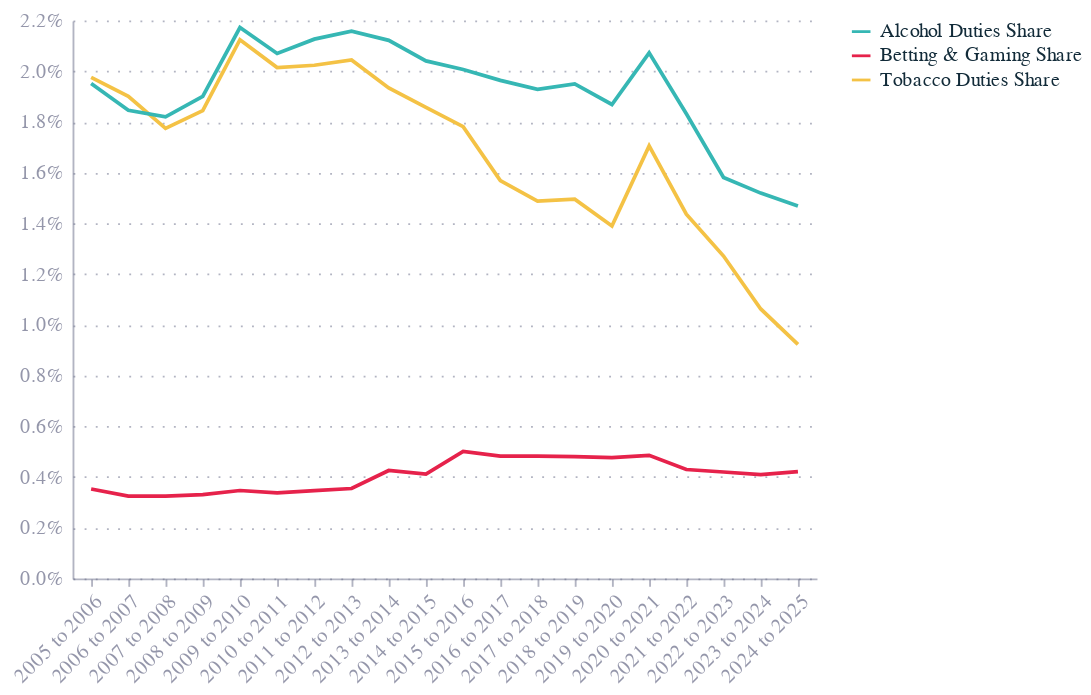

This figure's notebook cell:
### Code cell
alt.Chart(sins_share_s_melt).encode(
    x=alt.X('Year:O', axis=alt.Axis(labelAngle=-45)),
    y=alt.Y('Revenue (£m):Q',axis=alt.Axis(format=',.1%')),
    color='Tax:N',
    tooltip=['Year', 'Tax', 'Revenue (£m)']
).mark_line()

### Figure 1 — Vega-Lite specification as saved in the notebook (floating-point values rounded to 4 significant figures)
{"config": {"font": "Circular Std", "text": {"color": "#676A86", "align": "left", "baseline": "middle", "dx": 7, "dy": 0, "fontSize": 11}, "view": {"stroke": null, "continuousWidth": 400, "continuousHeight": 300, "discreteWidth": 400, "discreteHeight": 300}, "range": {"category": ["#36B7B4", "#E6224B", "#F4C245", "#0063AF", "#00A767", "#179FDB", "#EB5C2E"], "diverging": ["#E6224B", "#E54753", "#C9C9C9", "#179FDB", "#122B39"], "heatmap": ["#C9C9C9", "#179FDB", "#0063AF", "#122B39"], "ordinal": ["#00A767", "#36B7B4", "#179FDB", "#0063AF", "#243B5A"]}, "bar": {"color": "#179fdb"}, "line": {"color": "#e6224b"}, "rule": {"color": "#676A86"}, "area": {"opacity": 0.3}, "point": {"filled": true, "size": 80, "color": "#e6224b", "opacity": 0.95}, "geoshape": {"stroke": "white", "strokeWidth": 0.3}, "rect": {"fill": "#d6d4d4", "opacity": 0.3}, "axis": {"labelColor": "#676A86", "labelFontSize": 11, "labelFont": "Circular Std", "labelOpacity": 0.7, "tickColor": "#676A86", "tickOpacity": 0.5, "domainColor": "#676A86", "domainOpacity": 0.5, "gridColor": "#676A86", "gridDash": [2, 2], "gridOpacity": 0.5, "title": null, "titleColor": "#676A86", "titleOpacity": 0.8, "tickSize": 4}, "axisXDiscrete": {"grid": false, "labelAngle": 0, "tickCount": 10, "tickOpacity": 0.5, "title": null}, "axisYDiscrete": {"ticks": false, "labelPadding": 5}, "axisXTemporal": {"grid": false, "ticks": true}, "axisXQuantitative": {"grid": true}, "axisYQuantitative": {"gridColor": "#676A86", "gridDash": [1, 5], "gridOpacity": 0.5, "ticks": false, "labelPadding": 5, "tickCount": 8, "titleAngle": 0, "titleAlign": "left", "titleBaseline": "bottom", "titleX": 0, "titleY": -5}, "title": {"color": "#676A86E6", "subtitleColor": "#676A86", "font": "Circular Std", "subtitleFont": "Circular Std", "anchor": "start", "fontSize": 14, "subtitleFontSize": 12, "subtitlePadding": 4, "offset": 0, "frame": "group"}, "legend": {"titleColor": "#122b39", "title": null, "labelColor": "#122b39", "labelFontSize": 11}}, "data": {"name": "data-700f27a4819ae715f91b4168bd4a1bac"}, "mark": {"type": "line"}, "encoding": {"color": {"field": "Tax", "type": "nominal"}, "tooltip": [{"field": "Year", "type": "nominal"}, {"field": "Tax", "type": "nominal"}, {"field": "Revenue (£m)", "type": "quantitative"}], "x": {"axis": {"labelAngle": -45}, "field": "Year", "type": "ordinal"}, "y": {"axis": {"format": ",.1%"}, "field": "Revenue (£m)", "type": "quantitative"}}, "$schema": "https://vega.github.io/schema/vega-lite/v5.20.1.json", "datasets": {"data-700f27a4819ae715f91b4168bd4a1bac": [{"Year": "2005 to 2006", "Tax": "Tobacco Duties Share", "Revenue (£m)": 0.01976}, {"Year": "2006 to 2007", "Tax": "Tobacco Duties Share", "Revenue (£m)": 0.01901}, {"Year": "2007 to 2008", "Tax": "Tobacco Duties Share", "Revenue (£m)": 0.01775}, {"Year": "2008 to 2009", "Tax": "Tobacco Duties Share", "Revenue (£m)": 0.01845}, {"Year": "2009 to 2010", "Tax": "Tobacco Duties Share", "Revenue (£m)": 0.02124}, {"Year": "2010 to 2011", "Tax": "Tobacco Duties Share", "Revenue (£m)": 0.02014}, {"Year": "2011 to 2012", "Tax": "Tobacco Duties Share", "Revenue (£m)": 0.02023}, {"Year": "2012 to 2013", "Tax": "Tobacco Duties Share", "Revenue (£m)": 0.02044}, {"Year": "2013 to 2014", "Tax": "Tobacco Duties Share", "Revenue (£m)": 0.01934}, {"Year": "2014 to 2015", "Tax": "Tobacco Duties Share", "Revenue (£m)": 0.01857}, {"Year": "2015 to 2016", "Tax": "Tobacco Duties Share", "Revenue (£m)": 0.01781}, {"Year": "2016 to 2017", "Tax": "Tobacco Duties Share", "Revenue (£m)": 0.01569}, {"Year": "2017 to 2018", "Tax": "Tobacco Duties Share", "Revenue (£m)": 0.01488}, {"Year": "2018 to 2019", "Tax": "Tobacco Duties Share", "Revenue (£m)": 0.01495}, {"Year": "2019 to 2020", "Tax": "Tobacco Duties Share", "Revenue (£m)": 0.0139}, {"Year": "2020 to 2021", "Tax": "Tobacco Duties Share", "Revenue (£m)": 0.01706}, {"Year": "2021 to 2022", "Tax": "Tobacco Duties Share", "Revenue (£m)": 0.01436}, {"Year": "2022 to 2023", "Tax": "Tobacco Duties Share", "Revenue (£m)": 0.01271}, {"Year": "2023 to 2024", "Tax": "Tobacco Duties Share", "Revenue (£m)": 0.01063}, {"Year": "2024 to 2025", "Tax": "Tobacco Duties Share", "Revenue (£m)": 0.009229}, {"Year": "2005 to 2006", "Tax": "Alcohol Duties Share", "Revenue (£m)": 0.01951}, {"Year": "2006 to 2007", "Tax": "Alcohol Duties Share", "Revenue (£m)": 0.01846}, {"Year": "2007 to 2008", "Tax": "Alcohol Duties Share", "Revenue (£m)": 0.0182}, {"Year": "2008 to 2009", "Tax": "Alcohol Duties Share", "Revenue (£m)": 0.01901}, {"Year": "2009 to 2010", "Tax": "Alcohol Duties Share", "Revenue (£m)": 0.02172}, {"Year": "2010 to 2011", "Tax": "Alcohol Duties Share", "Revenue (£m)": 0.0207}, {"Year": "2011 to 2012", "Tax": "Alcohol Duties Share", "Revenue (£m)": 0.02126}, {"Year": "2012 to 2013", "Tax": "Alcohol Duties Share", "Revenue (£m)": 0.02158}, {"Year": "2013 to 2014", "Tax": "Alcohol Duties Share", "Revenue (£m)": 0.02122}, {"Year": "2014 to 2015", "Tax": "Alcohol Duties Share", "Revenue (£m)": 0.02041}, {"Year": "2015 to 2016", "Tax": "Alcohol Duties Share", "Revenue (£m)": 0.02007}, {"Year": "2016 to 2017", "Tax": "Alcohol Duties Share", "Revenue (£m)": 0.01964}, {"Year": "2017 to 2018", "Tax": "Alcohol Duties Share", "Revenue (£m)": 0.01928}, {"Year": "2018 to 2019", "Tax": "Alcohol Duties Share", "Revenue (£m)": 0.0195}, {"Year": "2019 to 2020", "Tax": "Alcohol Duties Share", "Revenue (£m)": 0.01869}, {"Year": "2020 to 2021", "Tax": "Alcohol Duties Share", "Revenue (£m)": 0.02072}, {"Year": "2021 to 2022", "Tax": "Alcohol Duties Share", "Revenue (£m)": 0.01833}, {"Year": "2022 to 2023", "Tax": "Alcohol Duties Share", "Revenue (£m)": 0.01581}, {"Year": "2023 to 2024", "Tax": "Alcohol Duties Share", "Revenue (£m)": 0.01519}, {"Year": "2024 to 2025", "Tax": "Alcohol Duties Share", "Revenue (£m)": 0.01469}, {"Year": "2005 to 2006", "Tax": "Betting & Gaming Share", "Revenue (£m)": 0.003527}, {"Year": "2006 to 2007", "Tax": "Betting & Gaming Share", "Revenue (£m)": 0.003245}, {"Year": "2007 to 2008", "Tax": "Betting & Gaming Share", "Revenue (£m)": 0.003247}, {"Year": "2008 to 2009", "Tax": "Betting & Gaming Share", "Revenue (£m)": 0.003308}, {"Year": "2009 to 2010", "Tax": "Betting & Gaming Share", "Revenue (£m)": 0.003468}, {"Year": "2010 to 2011", "Tax": "Betting & Gaming Share", "Revenue (£m)": 0.003377}, {"Year": "2011 to 2012", "Tax": "Betting & Gaming Share", "Revenue (£m)": 0.003459}, {"Year": "2012 to 2013", "Tax": "Betting & Gaming Share", "Revenue (£m)": 0.003547}, {"Year": "2013 to 2014", "Tax": "Betting & Gaming Share", "Revenue (£m)": 0.004257}, {"Year": "2014 to 2015", "Tax": "Betting & Gaming Share", "Revenue (£m)": 0.004116}, {"Year": "2015 to 2016", "Tax": "Betting & Gaming Share", "Revenue (£m)": 0.005007}, {"Year": "2016 to 2017", "Tax": "Betting & Gaming Share", "Revenue (£m)": 0.004828}, {"Year": "2017 to 2018", "Tax": "Betting & Gaming Share", "Revenue (£m)": 0.00482}, {"Year": "2018 to 2019", "Tax": "Betting & Gaming Share", "Revenue (£m)": 0.004805}, {"Year": "2019 to 2020", "Tax": "Betting & Gaming Share", "Revenue (£m)": 0.004766}, {"Year": "2020 to 2021", "Tax": "Betting & Gaming Share", "Revenue (£m)": 0.004856}, {"Year": "2021 to 2022", "Tax": "Betting & Gaming Share", "Revenue (£m)": 0.004295}, {"Year": "2022 to 2023", "Tax": "Betting & Gaming Share", "Revenue (£m)": 0.004197}, {"Year": "2023 to 2024", "Tax": "Betting & Gaming Share", "Revenue (£m)": 0.00409}, {"Year": "2024 to 2025", "Tax": "Betting & Gaming Share", "Revenue (£m)": 0.00421}]}}
